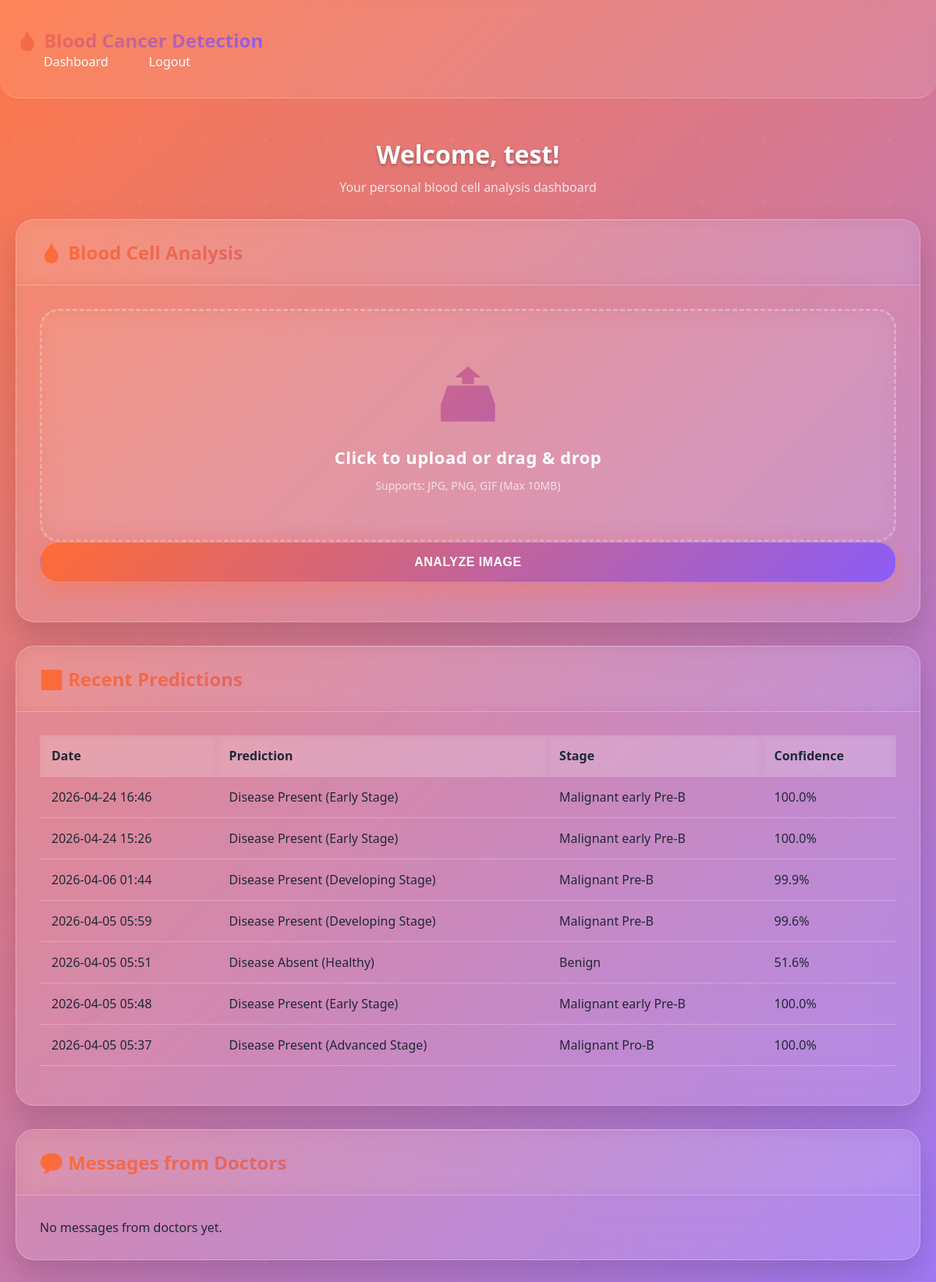
The page /patient/dashboard (signed in) on the database its author committed.
### app.py (models this page shows)
class User(UserMixin, db.Model):
    id = db.Column(db.Integer, primary_key=True)
    username = db.Column(db.String(150), unique=True, nullable=False)
    email = db.Column(db.String(150), unique=True, nullable=False)
    password_hash = db.Column(db.String(128), nullable=False)
    role = db.Column(db.String(20), nullable=False)  # 'patient', 'doctor', 'admin'
    full_name = db.Column(db.String(150), nullable=False)
    phone = db.Column(db.String(20))
    created_at = db.Column(db.DateTime, default=datetime.utcnow)
    predictions = db.relationship('Prediction', backref='user', lazy=True)
    sent_messages = db.relationship('Message', foreign_keys='Message.sender_id', backref='sender', lazy=True)
    received_messages = db.relationship('Message', foreign_keys='Message.recipient_id', backref='recipient', lazy=True)

class Prediction(db.Model):
    id = db.Column(db.Integer, primary_key=True)
    user_id = db.Column(db.Integer, db.ForeignKey('user.id'), nullable=False)
    prediction = db.Column(db.String(200), nullable=False)
    status = db.Column(db.String(10), nullable=False)  # 'YES' or 'NO'
    stage = db.Column(db.String(50))
    severity = db.Column(db.String(50))
    description = db.Column(db.Text)
    confidence = db.Column(db.Float, nullable=False)
    created_at = db.Column(db.DateTime, default=datetime.utcnow)

### app.py (the view)
@app.route('/patient/dashboard')
@login_required
def patient_dashboard():
    if current_user.role != 'patient':
        return redirect(url_for('home'))
    predictions = Prediction.query.filter_by(user_id=current_user.id).order_by(Prediction.created_at.desc()).limit(10).all()
    messages = Message.query.filter_by(recipient_id=current_user.id).order_by(Message.sent_at.desc()).all()
    return render_template('patient_dashboard.html', predictions=predictions, messages=messages)

### app.py (called while the page is built)
@login_manager.user_loader
def load_user(user_id):
    return User.query.get(int(user_id))

### templates/patient_dashboard.html (shortened to what this page needs)
<!DOCTYPE html>
<html lang="en">
<head>
    <link rel="stylesheet" href="{{ url_for('static', filename='css/style.css') }}">
</head>
<body>
    <nav class="navbar">
        <div class="container">
            <a class="navbar-brand" href="#">🩸 Blood Cancer Detection</a>
            <ul class="navbar-nav">
                <li><a href="{{ url_for('patient_dashboard') }}">Dashboard</a></li>
                <li><a href="{{ url_for('logout') }}">Logout</a></li>
            </ul>
        </div>
    </nav>
    <div class="container">
        <div class="dashboard-header">
            <h1>Welcome, {{ current_user.full_name }}!</h1>
            <p>Your personal blood cell analysis dashboard</p>
        </div>
        <div class="card">
            <div class="card-header">
                <h3>🩸 Blood Cell Analysis</h3>
            </div>
            <div class="card-body">
                <div class="upload-area" id="uploadArea">
                    <div class="upload-icon">📤</div>
                    <div class="upload-text">Click to upload or drag & drop</div>
                    <div class="upload-hint">Supports: JPG, PNG, GIF (Max 10MB)</div>
                </div>
                <button class="btn btn-primary" id="predictBtn" disabled style="width: 100%; margin-bottom: 20px;">Analyze Image</button>
            </div>
        </div>
        <div class="card">
            <div class="card-header">
                <h3>📊 Recent Predictions</h3>
            </div>
            <div class="card-body">
                {% if predictions %}
                    <table class="table">
                        <thead>
                            <tr>
                                <th>Date</th>
                                <th>Prediction</th>
                                <th>Stage</th>
                                <th>Confidence</th>
                            </tr>
                        </thead>
                        <tbody>
                            {% for prediction in predictions %}
                            <tr>
                                <td>{{ prediction.created_at.strftime('%Y-%m-%d %H:%M') }}</td>
                                <td>{{ prediction.prediction }}</td>
                                <td>{{ prediction.stage or 'N/A' }}</td>
                                <td>{{ "%.1f"|format(prediction.confidence * 100) }}%</td>
                            </tr>
                            {% endfor %}
                        </tbody>
                    </table>
                {% else %}
                    <p>No predictions yet. Upload an image to get started!</p>
                {% endif %}
            </div>
        </div>
        <div class="card">
            <div class="card-header">
                <h3>💬 Messages from Doctors</h3>
            </div>
            <div class="card-body">
                {% if messages %}
                    {% for message in messages %}
                    <div class="message-card {% if not message.read %}unread{% endif %}">
                        <div class="message-subject">{{ message.subject }}</div>
                        <div class="message-content">{{ message.content }}</div>
                        <div class="message-date">From: {{ message.sender.full_name }} | {{ message.sent_at.strftime('%Y-%m-%d %H:%M') }}</div>
                    </div>
                    {% endfor %}
                {% else %}
                    <p>No messages from doctors yet.</p>
                {% endif %}
            </div>
        </div>
    </div>
</body>
</html>

### rows shown on the page
User: full_name "test"
Prediction: created_at "2026-04-24 16:46", prediction "Disease Present (Early Stage)", stage "Malignant early Pre-B", prediction.confidence*100 "100.0"
Prediction: created_at "2026-04-24 15:26", prediction "Disease Present (Early Stage)", stage "Malignant early Pre-B", prediction.confidence*100 "100.0"
Prediction: created_at "2026-04-06 01:44", prediction "Disease Present (Developing Stage)", stage "Malignant Pre-B", prediction.confidence*100 "99.9"
Prediction: created_at "2026-04-05 05:59", prediction "Disease Present (Developing Stage)", stage "Malignant Pre-B", prediction.confidence*100 "99.6"
Prediction: created_at "2026-04-05 05:51", prediction "Disease Absent (Healthy)", stage "Benign", prediction.confidence*100 "51.6"
Prediction: created_at "2026-04-05 05:48", prediction "Disease Present (Early Stage)", stage "Malignant early Pre-B", prediction.confidence*100 "100.0"
Prediction: created_at "2026-04-05 05:37", prediction "Disease Present (Advanced Stage)", stage "Malignant Pro-B", prediction.confidence*100 "100.0"
